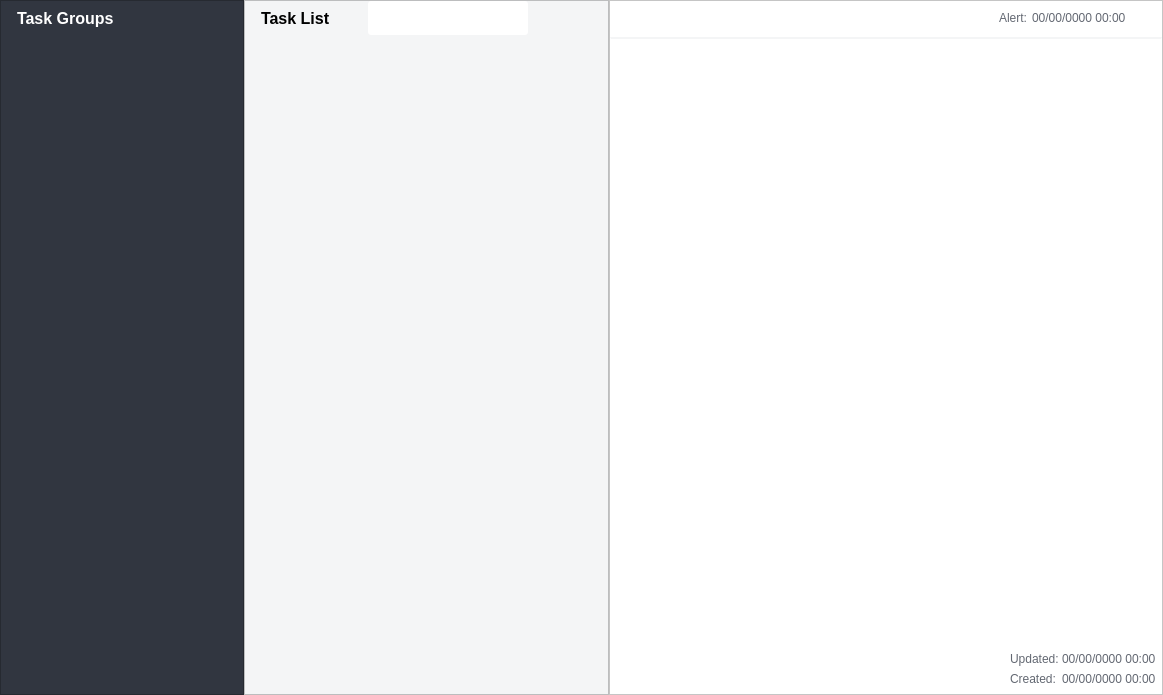
<?xml version="1.0" encoding="UTF-8"?>
<ui version="4.0">
 <class>MainWindow</class>
 <widget class="QMainWindow" name="MainWindow">
  <property name="geometry">
   <rect>
    <x>0</x>
    <y>0</y>
    <width>1163</width>
    <height>695</height>
   </rect>
  </property>
  <property name="windowTitle">
   <string>Retask</string>
  </property>
  <property name="styleSheet">
   <string notr="true">QSplitter::handle {
	background-color: #F4F5F6;
	width: 3px;
}
QSplitter::handle:hover {
	background-color: #F4F5F6;
}
QSplitter::handle:pressed {
	background-color: #F4F5F6;
}</string>
  </property>
  <property name="locale">
   <locale language="English" country="UnitedStates"/>
  </property>
  <widget class="QWidget" name="centralwidget">
   <property name="minimumSize">
    <size>
     <width>800</width>
     <height>0</height>
    </size>
   </property>
   <layout class="QHBoxLayout" name="horizontalLayout" stretch="4,6,0">
    <property name="spacing">
     <number>0</number>
    </property>
    <property name="leftMargin">
     <number>0</number>
    </property>
    <property name="topMargin">
     <number>0</number>
    </property>
    <property name="rightMargin">
     <number>0</number>
    </property>
    <property name="bottomMargin">
     <number>0</number>
    </property>
    <item>
     <widget class="QFrame" name="task_groups_frame">
      <property name="styleSheet">
       <string notr="true">QFrame {background-color: #313640;color:#FFF;}</string>
      </property>
      <property name="frameShape">
       <enum>QFrame::Shape::StyledPanel</enum>
      </property>
      <property name="frameShadow">
       <enum>QFrame::Shadow::Raised</enum>
      </property>
      <property name="lineWidth">
       <number>0</number>
      </property>
      <layout class="QVBoxLayout" name="verticalLayout">
       <property name="spacing">
        <number>6</number>
       </property>
       <property name="leftMargin">
        <number>0</number>
       </property>
       <property name="topMargin">
        <number>0</number>
       </property>
       <property name="rightMargin">
        <number>0</number>
       </property>
       <property name="bottomMargin">
        <number>2</number>
       </property>
       <item>
        <layout class="QHBoxLayout" name="group_header" stretch="10,2">
         <item>
          <widget class="QLabel" name="group_text">
           <property name="font">
            <font>
             <pointsize>12</pointsize>
             <bold>true</bold>
            </font>
           </property>
           <property name="styleSheet">
            <string notr="true">margin: 3px 3px 3px 12px;</string>
           </property>
           <property name="text">
            <string>Task Groups</string>
           </property>
           <property name="margin">
            <number>0</number>
           </property>
          </widget>
         </item>
         <item>
          <widget class="QPushButton" name="group_add">
           <property name="enabled">
            <bool>true</bool>
           </property>
           <property name="sizePolicy">
            <sizepolicy hsizetype="Maximum" vsizetype="Fixed">
             <horstretch>0</horstretch>
             <verstretch>0</verstretch>
            </sizepolicy>
           </property>
           <property name="minimumSize">
            <size>
             <width>34</width>
             <height>34</height>
            </size>
           </property>
           <property name="maximumSize">
            <size>
             <width>34</width>
             <height>34</height>
            </size>
           </property>
           <property name="font">
            <font>
             <kerning>true</kerning>
            </font>
           </property>
           <property name="autoFillBackground">
            <bool>false</bool>
           </property>
           <property name="styleSheet">
            <string notr="true">QPushButton {
border-radius: 16px;
}
QPushButton::hover {
background: #181D27;
}
QPushButton::pressed {
background: #636872;
}</string>
           </property>
           <property name="text">
            <string/>
           </property>
           <property name="icon">
            <iconset resource="../resources/application.qrc">
             <normaloff>:/img/plus.svg</normaloff>:/img/plus.svg</iconset>
           </property>
           <property name="iconSize">
            <size>
             <width>22</width>
             <height>22</height>
            </size>
           </property>
           <property name="default">
            <bool>false</bool>
           </property>
           <property name="flat">
            <bool>true</bool>
           </property>
          </widget>
         </item>
        </layout>
       </item>
       <item>
        <widget class="QListWidget" name="group_list">
         <property name="font">
          <font>
           <pointsize>10</pointsize>
          </font>
         </property>
         <property name="styleSheet">
          <string notr="true">#group_list {
    color: white;
	outline: none;
}

#group_list::item {
    color: white;
    padding: 4px;
    padding-left: 0px;
 }

#group_list::item:selected {
	background-color: #2a2e36;

    padding-left: 0px;
}
#group_list::item:hover {
	background-color: #274665;

    padding-left: 0px;
}
#group_list::item:selected:active {
    background-color: #27466;

    padding-left: 0px;
}
#group_list::item:selected:!active {
    background-color: #2a2e36;

    padding-left: 0px;
}</string>
         </property>
         <property name="frameShape">
          <enum>QFrame::Shape::NoFrame</enum>
         </property>
         <property name="frameShadow">
          <enum>QFrame::Shadow::Plain</enum>
         </property>
         <property name="lineWidth">
          <number>1</number>
         </property>
         <property name="currentRow">
          <number>-1</number>
         </property>
        </widget>
       </item>
       <item>
        <layout class="QVBoxLayout" name="verticalLayout_5">
         <property name="spacing">
          <number>0</number>
         </property>
         <item>
          <layout class="QHBoxLayout" name="horizontalLayout_5">
           <item>
            <widget class="QPushButton" name="plugin_passgen_button">
             <property name="minimumSize">
              <size>
               <width>34</width>
               <height>34</height>
              </size>
             </property>
             <property name="maximumSize">
              <size>
               <width>34</width>
               <height>34</height>
              </size>
             </property>
             <property name="styleSheet">
              <string notr="true">QPushButton {
border-radius: 16px;
}
QPushButton::hover {
background: #181D27;
}
QPushButton::pressed {
background: #636872;
}</string>
             </property>
             <property name="text">
              <string/>
             </property>
             <property name="icon">
              <iconset resource="../resources/application.qrc">
               <normaloff>:/img/plugin-passgen.svg</normaloff>:/img/plugin-passgen.svg</iconset>
             </property>
             <property name="iconSize">
              <size>
               <width>22</width>
               <height>22</height>
              </size>
             </property>
             <property name="flat">
              <bool>true</bool>
             </property>
            </widget>
           </item>
           <item>
            <spacer name="horizontalSpacer_9">
             <property name="orientation">
              <enum>Qt::Orientation::Horizontal</enum>
             </property>
             <property name="sizeHint" stdset="0">
              <size>
               <width>40</width>
               <height>20</height>
              </size>
             </property>
            </spacer>
           </item>
          </layout>
         </item>
         <item>
          <layout class="QHBoxLayout" name="horizontalLayout_4">
           <item>
            <widget class="QPushButton" name="plugin_keyghost_button">
             <property name="minimumSize">
              <size>
               <width>34</width>
               <height>34</height>
              </size>
             </property>
             <property name="maximumSize">
              <size>
               <width>34</width>
               <height>34</height>
              </size>
             </property>
             <property name="styleSheet">
              <string notr="true">QPushButton {
border-radius: 16px;
}
QPushButton::hover {
background: #181D27;
}
QPushButton::pressed {
background: #636872;
}</string>
             </property>
             <property name="text">
              <string/>
             </property>
             <property name="icon">
              <iconset resource="../resources/application.qrc">
               <normaloff>:/img/plugin-keyghost.svg</normaloff>:/img/plugin-keyghost.svg</iconset>
             </property>
             <property name="iconSize">
              <size>
               <width>22</width>
               <height>22</height>
              </size>
             </property>
             <property name="flat">
              <bool>true</bool>
             </property>
            </widget>
           </item>
           <item>
            <spacer name="horizontalSpacer_8">
             <property name="orientation">
              <enum>Qt::Orientation::Horizontal</enum>
             </property>
             <property name="sizeHint" stdset="0">
              <size>
               <width>40</width>
               <height>20</height>
              </size>
             </property>
            </spacer>
           </item>
          </layout>
         </item>
         <item>
          <layout class="QHBoxLayout" name="horizontalLayout_2">
           <item>
            <widget class="QPushButton" name="encryption_button">
             <property name="minimumSize">
              <size>
               <width>34</width>
               <height>34</height>
              </size>
             </property>
             <property name="maximumSize">
              <size>
               <width>34</width>
               <height>34</height>
              </size>
             </property>
             <property name="styleSheet">
              <string notr="true">QPushButton {
border-radius: 16px;
}
QPushButton::hover {
background: #181D27;
}
QPushButton::pressed {
background: #636872;
}</string>
             </property>
             <property name="text">
              <string/>
             </property>
             <property name="icon">
              <iconset resource="../resources/application.qrc">
               <normaloff>:/img/encrypt.svg</normaloff>:/img/encrypt.svg</iconset>
             </property>
             <property name="iconSize">
              <size>
               <width>22</width>
               <height>22</height>
              </size>
             </property>
             <property name="flat">
              <bool>true</bool>
             </property>
            </widget>
           </item>
           <item>
            <spacer name="horizontalSpacer_6">
             <property name="orientation">
              <enum>Qt::Orientation::Horizontal</enum>
             </property>
             <property name="sizeHint" stdset="0">
              <size>
               <width>40</width>
               <height>20</height>
              </size>
             </property>
            </spacer>
           </item>
          </layout>
         </item>
         <item>
          <layout class="QHBoxLayout" name="horizontalLayout_3">
           <item>
            <widget class="QPushButton" name="settings_button">
             <property name="minimumSize">
              <size>
               <width>34</width>
               <height>34</height>
              </size>
             </property>
             <property name="maximumSize">
              <size>
               <width>34</width>
               <height>34</height>
              </size>
             </property>
             <property name="styleSheet">
              <string notr="true">QPushButton {
border-radius: 16px;
}
QPushButton::hover {
background: #181D27;
}
QPushButton::pressed {
background: #636872;
}</string>
             </property>
             <property name="text">
              <string/>
             </property>
             <property name="icon">
              <iconset resource="../resources/application.qrc">
               <normaloff>:/img/settings.svg</normaloff>:/img/settings.svg</iconset>
             </property>
             <property name="iconSize">
              <size>
               <width>22</width>
               <height>22</height>
              </size>
             </property>
            </widget>
           </item>
           <item>
            <spacer name="horizontalSpacer_7">
             <property name="orientation">
              <enum>Qt::Orientation::Horizontal</enum>
             </property>
             <property name="sizeHint" stdset="0">
              <size>
               <width>40</width>
               <height>20</height>
              </size>
             </property>
            </spacer>
           </item>
          </layout>
         </item>
        </layout>
       </item>
      </layout>
     </widget>
    </item>
    <item>
     <widget class="QFrame" name="task_list_frame">
      <property name="styleSheet">
       <string notr="true">QFrame {background:#F4F5F6;}</string>
      </property>
      <property name="frameShape">
       <enum>QFrame::Shape::StyledPanel</enum>
      </property>
      <property name="frameShadow">
       <enum>QFrame::Shadow::Raised</enum>
      </property>
      <layout class="QVBoxLayout" name="verticalLayout_2">
       <property name="leftMargin">
        <number>0</number>
       </property>
       <property name="topMargin">
        <number>0</number>
       </property>
       <property name="rightMargin">
        <number>0</number>
       </property>
       <property name="bottomMargin">
        <number>0</number>
       </property>
       <item>
        <layout class="QHBoxLayout" name="task_header" stretch="10,0,0,2">
         <item>
          <widget class="QLabel" name="task_text">
           <property name="font">
            <font>
             <pointsize>12</pointsize>
             <bold>true</bold>
            </font>
           </property>
           <property name="styleSheet">
            <string notr="true">margin: 3px 3px 3px 12px;
color: black;</string>
           </property>
           <property name="text">
            <string>Task List</string>
           </property>
           <property name="margin">
            <number>0</number>
           </property>
          </widget>
         </item>
         <item>
          <widget class="QLineEdit" name="task_search_edit">
           <property name="minimumSize">
            <size>
             <width>160</width>
             <height>34</height>
            </size>
           </property>
           <property name="font">
            <font>
             <pointsize>12</pointsize>
            </font>
           </property>
           <property name="styleSheet">
            <string notr="true">QLineEdit {
	padding-left: 6px;
    background: white;
    color: black;
    border-radius: 3px;
}</string>
           </property>
          </widget>
         </item>
         <item>
          <widget class="QPushButton" name="task_search">
           <property name="sizePolicy">
            <sizepolicy hsizetype="Maximum" vsizetype="Fixed">
             <horstretch>0</horstretch>
             <verstretch>0</verstretch>
            </sizepolicy>
           </property>
           <property name="minimumSize">
            <size>
             <width>34</width>
             <height>34</height>
            </size>
           </property>
           <property name="maximumSize">
            <size>
             <width>34</width>
             <height>34</height>
            </size>
           </property>
           <property name="styleSheet">
            <string notr="true">QPushButton {
border-radius: 16px;
}
QPushButton::hover {
background: #C2C3C4;
}
QPushButton::pressed {
background: #DBDCDD;
}</string>
           </property>
           <property name="text">
            <string/>
           </property>
           <property name="icon">
            <iconset resource="../resources/application.qrc">
             <normaloff>:/img/search.svg</normaloff>:/img/search.svg</iconset>
           </property>
           <property name="iconSize">
            <size>
             <width>22</width>
             <height>22</height>
            </size>
           </property>
           <property name="flat">
            <bool>true</bool>
           </property>
          </widget>
         </item>
         <item>
          <widget class="QPushButton" name="task_add">
           <property name="sizePolicy">
            <sizepolicy hsizetype="Maximum" vsizetype="Fixed">
             <horstretch>0</horstretch>
             <verstretch>0</verstretch>
            </sizepolicy>
           </property>
           <property name="minimumSize">
            <size>
             <width>34</width>
             <height>34</height>
            </size>
           </property>
           <property name="maximumSize">
            <size>
             <width>34</width>
             <height>34</height>
            </size>
           </property>
           <property name="styleSheet">
            <string notr="true">QPushButton {
border-radius: 16px;
}
QPushButton::hover {
background: #C2C3C4;
}
QPushButton::pressed {
background: #DBDCDD;
}</string>
           </property>
           <property name="text">
            <string/>
           </property>
           <property name="icon">
            <iconset resource="../resources/application.qrc">
             <normaloff>:/img/plus-circle.svg</normaloff>:/img/plus-circle.svg</iconset>
           </property>
           <property name="iconSize">
            <size>
             <width>22</width>
             <height>22</height>
            </size>
           </property>
           <property name="flat">
            <bool>true</bool>
           </property>
          </widget>
         </item>
        </layout>
       </item>
       <item>
        <widget class="QListWidget" name="task_list">
         <property name="font">
          <font>
           <pointsize>10</pointsize>
          </font>
         </property>
         <property name="styleSheet">
          <string notr="true">#task_list {
	outline: none;
}

/* ITEM */
#task_list::item {
	padding: 3px;
 }

#task_list::item:focus {
    outline: none;
	color: black;
}
#task_list::item:selected:focus {
    outline: none;
	color: black;
}

#task_list::item:selected {
	background-color: #c4e0f8;
	color: black;
}
#task_list::item:selected:active {
    background-color: #c4e0f8;
	color: black;
}
#task_list::item:selected:!active {
    background-color: #d0d0d1;
	color: black;
}
#task_list::item:hover {
	background-color: #dbeaf7;
	color: black;
}

/* CHECKBOX */
#task_list::indicator {
	width: 14px;
	height: 14px;
    position: absolute;
    left: 6px; 
}
#task_list::indicator:unchecked {
	border: 1px solid #333333;
	background-color: #ffffff;
}
#task_list::indicator:checked {
	border: 1px solid #333333;
	background-color: #cccccc;
}</string>
         </property>
         <property name="frameShape">
          <enum>QFrame::Shape::NoFrame</enum>
         </property>
         <property name="frameShadow">
          <enum>QFrame::Shadow::Plain</enum>
         </property>
         <property name="lineWidth">
          <number>1</number>
         </property>
         <property name="midLineWidth">
          <number>0</number>
         </property>
        </widget>
       </item>
      </layout>
     </widget>
    </item>
    <item>
     <widget class="QFrame" name="task_view_frame">
      <property name="styleSheet">
       <string notr="true">QFrame {background:#FFF;}</string>
      </property>
      <property name="frameShape">
       <enum>QFrame::Shape::StyledPanel</enum>
      </property>
      <property name="frameShadow">
       <enum>QFrame::Shadow::Raised</enum>
      </property>
      <layout class="QVBoxLayout" name="verticalLayout_3">
       <property name="spacing">
        <number>2</number>
       </property>
       <property name="leftMargin">
        <number>0</number>
       </property>
       <property name="topMargin">
        <number>0</number>
       </property>
       <property name="rightMargin">
        <number>0</number>
       </property>
       <property name="bottomMargin">
        <number>0</number>
       </property>
       <item>
        <layout class="QHBoxLayout" name="view_header" stretch="30,0,4">
         <item>
          <widget class="QLineEdit" name="task_title">
           <property name="minimumSize">
            <size>
             <width>0</width>
             <height>34</height>
            </size>
           </property>
           <property name="maximumSize">
            <size>
             <width>16777215</width>
             <height>43</height>
            </size>
           </property>
           <property name="font">
            <font>
             <pointsize>12</pointsize>
             <bold>true</bold>
            </font>
           </property>
           <property name="styleSheet">
            <string notr="true">QLineEdit {
	border: none;
	margin-left: 17px;
    background: white;
    color: black;
}</string>
           </property>
           <property name="inputMask">
            <string/>
           </property>
           <property name="text">
            <string/>
           </property>
           <property name="maxLength">
            <number>32767</number>
           </property>
           <property name="cursorPosition">
            <number>0</number>
           </property>
          </widget>
         </item>
         <item>
          <layout class="QGridLayout" name="alert_labels">
           <item row="0" column="0">
            <widget class="QLabel" name="alert_text">
             <property name="styleSheet">
              <string notr="true">QLabel {
	color:#636872;
	margin-left: 2px;
}</string>
             </property>
             <property name="text">
              <string>Alert:</string>
             </property>
            </widget>
           </item>
           <item row="0" column="1">
            <widget class="QLabel" name="alert_data">
             <property name="styleSheet">
              <string notr="true">QLabel {color:#636872;}</string>
             </property>
             <property name="text">
              <string>00/00/0000 00:00</string>
             </property>
            </widget>
           </item>
          </layout>
         </item>
         <item>
          <widget class="QPushButton" name="add_alarm">
           <property name="minimumSize">
            <size>
             <width>34</width>
             <height>34</height>
            </size>
           </property>
           <property name="maximumSize">
            <size>
             <width>34</width>
             <height>34</height>
            </size>
           </property>
           <property name="styleSheet">
            <string notr="true">QPushButton {
border-radius: 16px;
}
QPushButton::hover {
background: #C2C3C4;
}
QPushButton::pressed {
background: #DBDCDD;
}</string>
           </property>
           <property name="text">
            <string/>
           </property>
           <property name="icon">
            <iconset resource="../resources/application.qrc">
             <normaloff>:/img/alarm.svg</normaloff>:/img/alarm.svg</iconset>
           </property>
           <property name="iconSize">
            <size>
             <width>24</width>
             <height>24</height>
            </size>
           </property>
           <property name="flat">
            <bool>true</bool>
           </property>
          </widget>
         </item>
        </layout>
       </item>
       <item>
        <widget class="Line" name="task_view_hline">
         <property name="styleSheet">
          <string notr="true">QFrame {
    border-top: 2px solid #F4F5F6;
}</string>
         </property>
         <property name="orientation">
          <enum>Qt::Orientation::Horizontal</enum>
         </property>
        </widget>
       </item>
       <item>
        <widget class="QTextEdit" name="task_edit">
         <property name="font">
          <font>
           <pointsize>11</pointsize>
          </font>
         </property>
         <property name="styleSheet">
          <string notr="true">QTextEdit {
	margin: 10px;
	margin-left: 14px;
    color: black;
}</string>
         </property>
         <property name="frameShape">
          <enum>QFrame::Shape::NoFrame</enum>
         </property>
         <property name="frameShadow">
          <enum>QFrame::Shadow::Plain</enum>
         </property>
         <property name="lineWidth">
          <number>0</number>
         </property>
         <property name="html">
          <string>&lt;!DOCTYPE HTML PUBLIC &quot;-//W3C//DTD HTML 4.0//EN&quot; &quot;http://www.w3.org/TR/REC-html40/strict.dtd&quot;&gt;
&lt;html&gt;&lt;head&gt;&lt;meta name=&quot;qrichtext&quot; content=&quot;1&quot; /&gt;&lt;meta charset=&quot;utf-8&quot; /&gt;&lt;style type=&quot;text/css&quot;&gt;
p, li { white-space: pre-wrap; }
hr { height: 1px; border-width: 0; }
li.unchecked::marker { content: &quot;\2610&quot;; }
li.checked::marker { content: &quot;\2612&quot;; }
&lt;/style&gt;&lt;/head&gt;&lt;body style=&quot; font-family:'Segoe UI'; font-size:11pt; font-weight:400; font-style:normal;&quot;&gt;
&lt;p style=&quot;-qt-paragraph-type:empty; margin-top:0px; margin-bottom:0px; margin-left:0px; margin-right:0px; -qt-block-indent:0; text-indent:0px; font-size:12pt;&quot;&gt;&lt;br /&gt;&lt;/p&gt;&lt;/body&gt;&lt;/html&gt;</string>
         </property>
         <property name="acceptRichText">
          <bool>false</bool>
         </property>
        </widget>
       </item>
       <item>
        <layout class="QGridLayout" name="gridLayout" columnstretch="24,0,0,0,0">
         <property name="verticalSpacing">
          <number>0</number>
         </property>
         <item row="1" column="2">
          <widget class="QLabel" name="updated_data">
           <property name="styleSheet">
            <string notr="true">QLabel {color:#636872;}</string>
           </property>
           <property name="text">
            <string>00/00/0000 00:00</string>
           </property>
          </widget>
         </item>
         <item row="1" column="0">
          <spacer name="horizontalSpacer_2">
           <property name="orientation">
            <enum>Qt::Orientation::Horizontal</enum>
           </property>
           <property name="sizeHint" stdset="0">
            <size>
             <width>400</width>
             <height>20</height>
            </size>
           </property>
          </spacer>
         </item>
         <item row="1" column="4">
          <spacer name="horizontalSpacer_4">
           <property name="orientation">
            <enum>Qt::Orientation::Horizontal</enum>
           </property>
           <property name="sizeHint" stdset="0">
            <size>
             <width>6</width>
             <height>20</height>
            </size>
           </property>
          </spacer>
         </item>
         <item row="3" column="0">
          <spacer name="horizontalSpacer_5">
           <property name="orientation">
            <enum>Qt::Orientation::Horizontal</enum>
           </property>
           <property name="sizeHint" stdset="0">
            <size>
             <width>40</width>
             <height>5</height>
            </size>
           </property>
          </spacer>
         </item>
         <item row="1" column="1">
          <widget class="QLabel" name="updated_text">
           <property name="minimumSize">
            <size>
             <width>48</width>
             <height>0</height>
            </size>
           </property>
           <property name="styleSheet">
            <string notr="true">QLabel {color:#636872;}</string>
           </property>
           <property name="text">
            <string>Updated:</string>
           </property>
          </widget>
         </item>
         <item row="2" column="0">
          <spacer name="horizontalSpacer">
           <property name="orientation">
            <enum>Qt::Orientation::Horizontal</enum>
           </property>
           <property name="sizeHint" stdset="0">
            <size>
             <width>400</width>
             <height>20</height>
            </size>
           </property>
          </spacer>
         </item>
         <item row="2" column="1">
          <widget class="QLabel" name="created_text">
           <property name="minimumSize">
            <size>
             <width>48</width>
             <height>0</height>
            </size>
           </property>
           <property name="styleSheet">
            <string notr="true">QLabel {color:#636872;}</string>
           </property>
           <property name="text">
            <string>Created: </string>
           </property>
          </widget>
         </item>
         <item row="2" column="2">
          <widget class="QLabel" name="created_data">
           <property name="styleSheet">
            <string notr="true">QLabel {color:#636872;}</string>
           </property>
           <property name="text">
            <string>00/00/0000 00:00</string>
           </property>
          </widget>
         </item>
         <item row="2" column="4">
          <spacer name="horizontalSpacer_3">
           <property name="orientation">
            <enum>Qt::Orientation::Horizontal</enum>
           </property>
           <property name="sizeHint" stdset="0">
            <size>
             <width>6</width>
             <height>20</height>
            </size>
           </property>
          </spacer>
         </item>
        </layout>
       </item>
      </layout>
     </widget>
    </item>
   </layout>
  </widget>
 </widget>
 <resources>
  <include location="../resources/application.qrc"/>
 </resources>
 <connections/>
</ui>
